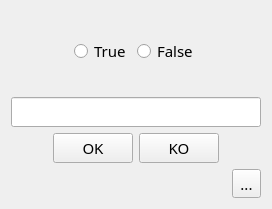
<?xml version="1.0" encoding="UTF-8"?>
<ui version="4.0">
 <class>AINGTAICUserFeedbackWidget</class>
 <widget class="QWidget" name="AINGTAICUserFeedbackWidget">
  <property name="geometry">
   <rect>
    <x>0</x>
    <y>0</y>
    <width>272</width>
    <height>188</height>
   </rect>
  </property>
  <property name="font">
   <font>
    <family>Century Gothic</family>
    <pointsize>11</pointsize>
   </font>
  </property>
  <property name="windowTitle">
   <string/>
  </property>
  <property name="windowIcon">
   <iconset resource="../resource.qrc">
    <normaloff>:/images/forms/img/GTAAppIcon.png</normaloff>:/images/forms/img/GTAAppIcon.png</iconset>
  </property>
  <layout class="QGridLayout" name="gridLayout_3">
   <item row="0" column="0">
    <layout class="QHBoxLayout" name="horizontalLayout">
     <item>
      <spacer name="horizontalSpacer">
       <property name="orientation">
        <enum>Qt::Horizontal</enum>
       </property>
       <property name="sizeHint" stdset="0">
        <size>
         <width>40</width>
         <height>20</height>
        </size>
       </property>
      </spacer>
     </item>
     <item>
      <widget class="QLabel" name="textMsgLB">
       <property name="text">
        <string/>
       </property>
      </widget>
     </item>
     <item>
      <spacer name="horizontalSpacer_2">
       <property name="orientation">
        <enum>Qt::Horizontal</enum>
       </property>
       <property name="sizeHint" stdset="0">
        <size>
         <width>40</width>
         <height>20</height>
        </size>
       </property>
      </spacer>
     </item>
    </layout>
   </item>
   <item row="9" column="0">
    <layout class="QHBoxLayout" name="horizontalLayout_2">
     <item>
      <spacer name="horizontalSpacer_3">
       <property name="orientation">
        <enum>Qt::Horizontal</enum>
       </property>
       <property name="sizeHint" stdset="0">
        <size>
         <width>40</width>
         <height>20</height>
        </size>
       </property>
      </spacer>
     </item>
     <item>
      <widget class="QToolButton" name="okPB">
       <property name="toolTip">
        <string>OK</string>
       </property>
       <property name="text">
        <string>...</string>
       </property>
       <property name="icon">
        <iconset resource="../resource.qrc">
         <normaloff>:/images/forms/img/OKButton.png</normaloff>:/images/forms/img/OKButton.png</iconset>
       </property>
       <property name="iconSize">
        <size>
         <width>25</width>
         <height>25</height>
        </size>
       </property>
      </widget>
     </item>
    </layout>
   </item>
   <item row="6" column="0">
    <widget class="QLineEdit" name="userInputLE"/>
   </item>
   <item row="4" column="0">
    <layout class="QHBoxLayout" name="horizontalLayout_3">
     <item>
      <spacer name="horizontalSpacer_5">
       <property name="orientation">
        <enum>Qt::Horizontal</enum>
       </property>
       <property name="sizeHint" stdset="0">
        <size>
         <width>40</width>
         <height>20</height>
        </size>
       </property>
      </spacer>
     </item>
     <item>
      <widget class="QLabel" name="expectedTypeLB">
       <property name="text">
        <string/>
       </property>
      </widget>
     </item>
     <item>
      <spacer name="horizontalSpacer_4">
       <property name="orientation">
        <enum>Qt::Horizontal</enum>
       </property>
       <property name="sizeHint" stdset="0">
        <size>
         <width>40</width>
         <height>20</height>
        </size>
       </property>
      </spacer>
     </item>
    </layout>
   </item>
   <item row="1" column="0">
    <layout class="QHBoxLayout" name="horizontalLayout_4">
     <item>
      <spacer name="horizontalSpacer_6">
       <property name="orientation">
        <enum>Qt::Horizontal</enum>
       </property>
       <property name="sizeHint" stdset="0">
        <size>
         <width>40</width>
         <height>20</height>
        </size>
       </property>
      </spacer>
     </item>
     <item>
      <widget class="QRadioButton" name="trueRB">
       <property name="text">
        <string>True</string>
       </property>
      </widget>
     </item>
     <item>
      <widget class="QRadioButton" name="falseRB">
       <property name="text">
        <string>False</string>
       </property>
      </widget>
     </item>
     <item>
      <spacer name="horizontalSpacer_7">
       <property name="orientation">
        <enum>Qt::Horizontal</enum>
       </property>
       <property name="sizeHint" stdset="0">
        <size>
         <width>40</width>
         <height>20</height>
        </size>
       </property>
      </spacer>
     </item>
    </layout>
   </item>
   <item row="7" column="0">
    <layout class="QHBoxLayout" name="horizontalLayout_5">
     <item>
      <spacer name="horizontalSpacer_8">
       <property name="orientation">
        <enum>Qt::Horizontal</enum>
       </property>
       <property name="sizeHint" stdset="0">
        <size>
         <width>40</width>
         <height>20</height>
        </size>
       </property>
      </spacer>
     </item>
     <item>
      <widget class="QPushButton" name="okButton">
       <property name="sizePolicy">
        <sizepolicy hsizetype="Fixed" vsizetype="Fixed">
         <horstretch>0</horstretch>
         <verstretch>0</verstretch>
        </sizepolicy>
       </property>
       <property name="autoFillBackground">
        <bool>true</bool>
       </property>
       <property name="text">
        <string>OK</string>
       </property>
       <property name="iconSize">
        <size>
         <width>20</width>
         <height>20</height>
        </size>
       </property>
      </widget>
     </item>
     <item>
      <widget class="QPushButton" name="koButton">
       <property name="sizePolicy">
        <sizepolicy hsizetype="Fixed" vsizetype="Fixed">
         <horstretch>0</horstretch>
         <verstretch>0</verstretch>
        </sizepolicy>
       </property>
       <property name="text">
        <string>KO</string>
       </property>
      </widget>
     </item>
     <item>
      <spacer name="horizontalSpacer_9">
       <property name="orientation">
        <enum>Qt::Horizontal</enum>
       </property>
       <property name="sizeHint" stdset="0">
        <size>
         <width>40</width>
         <height>20</height>
        </size>
       </property>
      </spacer>
     </item>
    </layout>
   </item>
  </layout>
 </widget>
 <resources>
  <include location="../resource.qrc"/>
 </resources>
 <connections/>
</ui>
